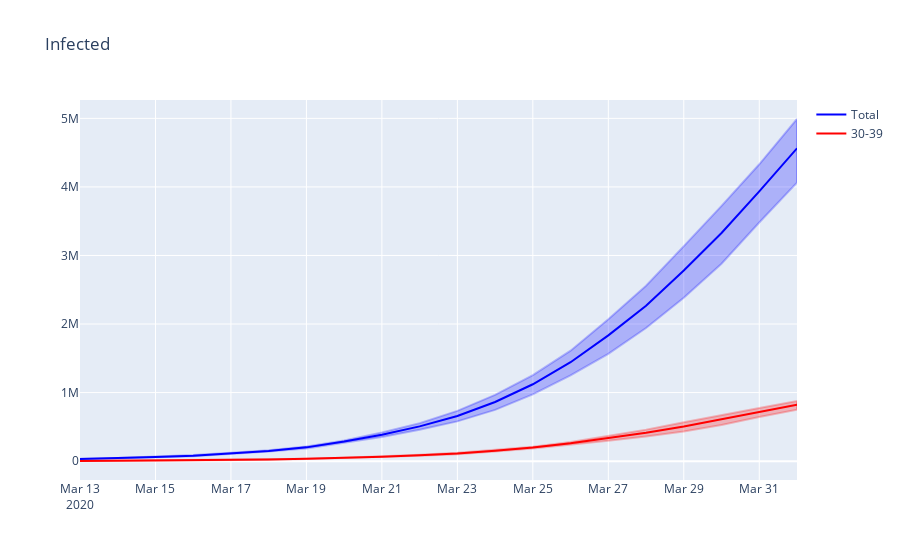

Source (notebook cell):
### Code cell
plot([
        (stats.get_metric('infected'), 'Total'),
        (stats.get_metric('infected', None, '30-39'), '30-39'),
    ], 'Infected', False, stop=90)
